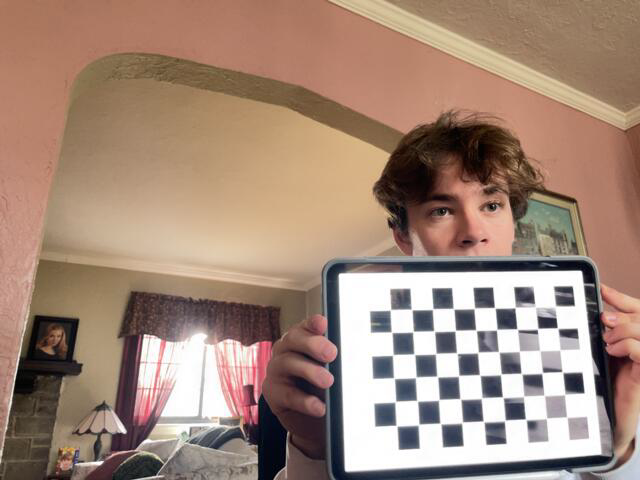
#> input picture calibration-images2/img0.png, 640 x 480 px; its folder holds 4 pictures in this run
$ python calibration.py
#> lines starting #> are read from the running program, lines starting #| are printed output that depends on the picture; after the words box and inside, x2 and y2 are one past the last pixel; in counts of white or black regions, pixels touching at a corner belong together
import numpy as np
import cv2 as cv
import glob
import pickle


################ FIND CHESSBOARD CORNERS - OBJECT POINTS AND IMAGE POINTS #############################

chessboardSize = (9,6)
frameSize = (640,480)


# termination criteria
criteria = (cv.TERM_CRITERIA_EPS + cv.TERM_CRITERIA_MAX_ITER, 30, 0.001)


# prepare object points, like (0,0,0), (1,0,0), (2,0,0) ....,(6,5,0)
objp = np.zeros((chessboardSize[0] * chessboardSize[1], 3), np.float32)
objp[:,:2] = np.mgrid[0:chessboardSize[0],0:chessboardSize[1]].T.reshape(-1,2)

size_of_chessboard_squares_mm = 18
objp = objp * size_of_chessboard_squares_mm


# Arrays to store object points and image points from all the images.
objpoints = [] # 3d point in real world space
imgpoints = [] # 2d points in image plane.


images = glob.glob('../calibration-images2/*.png')

for image in images:

    img = cv.imread(image)
#> img is the input picture: shape (480, 640, 3); mean B, G, R 121, 136.5, 162.6
    gray = cv.cvtColor(img, cv.COLOR_BGR2GRAY)
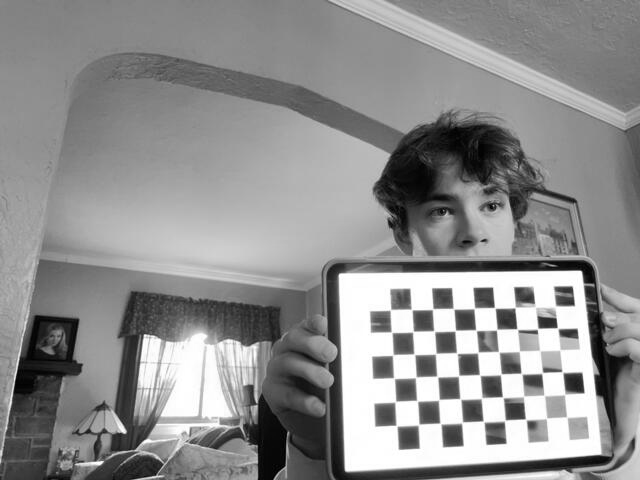
#> gray: shape (480, 640); min 0, max 255, mean 142.5

    # Find the chess board corners
    ret, corners = cv.findChessboardCorners(gray, chessboardSize, None)
#> ret = False; corners = None

    # If found, add object points, image points (after refining them)
    if ret == True:

        objpoints.append(objp)
        corners2 = cv.cornerSubPix(gray, corners, (11,11), (-1,-1), criteria)
        imgpoints.append(corners)

        # Draw and display the corners
        cv.drawChessboardCorners(img, chessboardSize, corners2, ret)
        cv.imshow('img', img)
        cv.waitKey(1000)
#> pass 2 of the loop `for image in images:`:
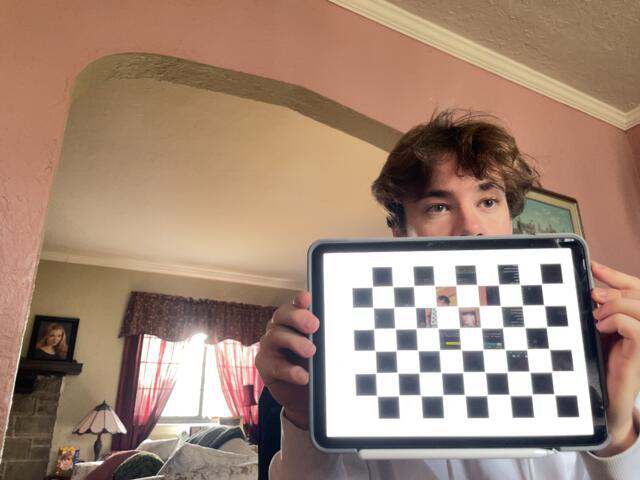
#> input picture calibration-images2/img1.png, 640 x 480 px
#> img is the input picture: shape (480, 640, 3); mean B, G, R 119.7, 136, 162.6
#> `gray = cv.cvtColor(img, cv.COLOR_BGR2GRAY)`:
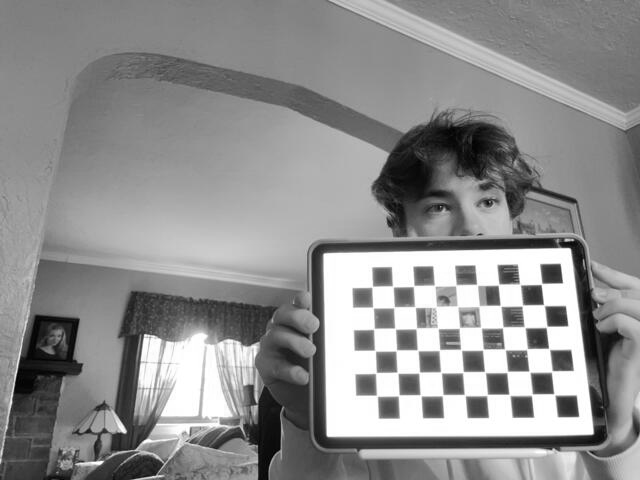
#> gray: shape (480, 640); min 0, max 255, mean 142
#> pass 3 of the loop `for image in images:`:
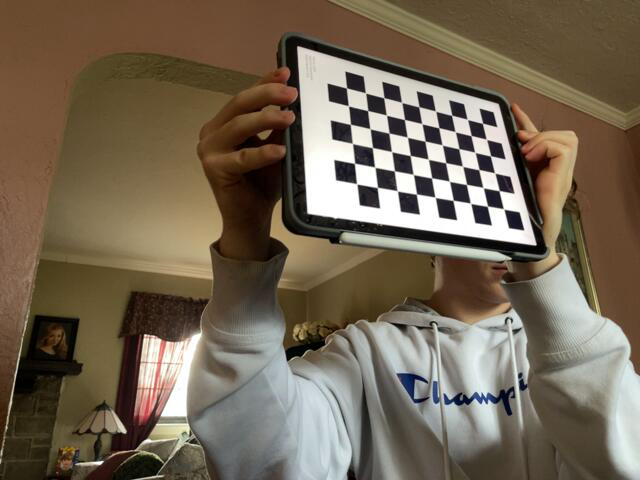
#> input picture calibration-images2/img10.png, 640 x 480 px
#> img is the input picture: shape (480, 640, 3); mean B, G, R 84.9, 102.5, 116.1
#> `gray = cv.cvtColor(img, cv.COLOR_BGR2GRAY)`:
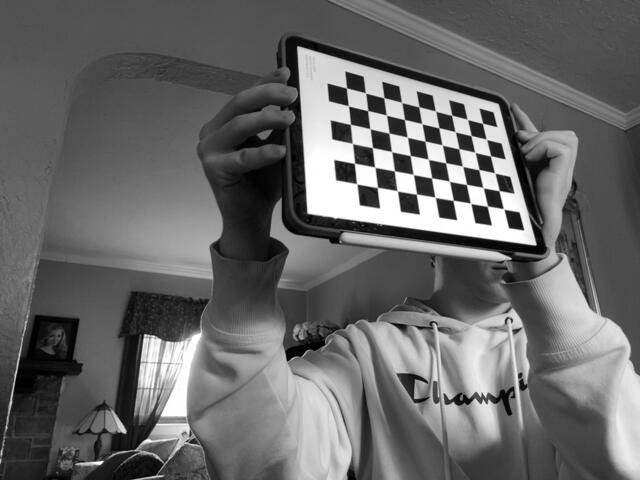
#> gray: shape (480, 640); min 0, max 255, mean 104.4
#> ret = True; corners = 54 rows, first 8: [503.6, 208.8], [487.4, 206.2], [470.5, 203.4], [453.1, 200.3], [435.2, 197.3], [416.5, 194], [397.4, 190.9], [377.4, 187.4]
#> corners2 = 54 rows, first 8: [503.6, 208.9], [487.4, 206.2], [470.5, 203.3], [453.2, 200.3], [435.1, 197.3], [416.4, 194.1], [397.3, 190.8], [377.4, 187.5]
#> `cv.drawChessboardCorners(img, chessboardSize, corners2, ret)`:
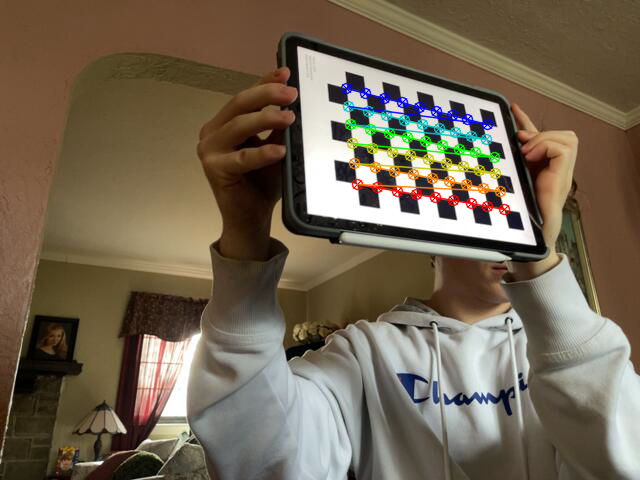
#> img: shape (480, 640, 3); 2.74% of pixels changed, all inside (x1, y1, x2, y2) = (340, 82, 511, 216)
#> the loop made 4 passes; the first 3 are shown


cv.destroyAllWindows()


############## CALIBRATION #######################################################

ret, cameraMatrix, dist, rvecs, tvecs = cv.calibrateCamera(objpoints, imgpoints, frameSize, None, None)

# Save the camera calibration result for later use (we won't worry about rvecs / tvecs)
pickle.dump((cameraMatrix, dist), open( "../camera2/calibration.pkl", "wb" ))
pickle.dump(cameraMatrix, open( "../camera2/cameraMatrix.pkl", "wb" ))
pickle.dump(dist, open( "../camera2/dist.pkl", "wb" ))


# [31 lines of commented-out code are left out]
mean_error = 0

for i in range(len(objpoints)):
    imgpoints2, _ = cv.projectPoints(objpoints[i], rvecs[i], tvecs[i], cameraMatrix, dist)
    error = cv.norm(imgpoints[i], imgpoints2, cv.NORM_L2)/len(imgpoints2)
    mean_error += error

print( "total error: {}".format(mean_error/len(objpoints)) )
